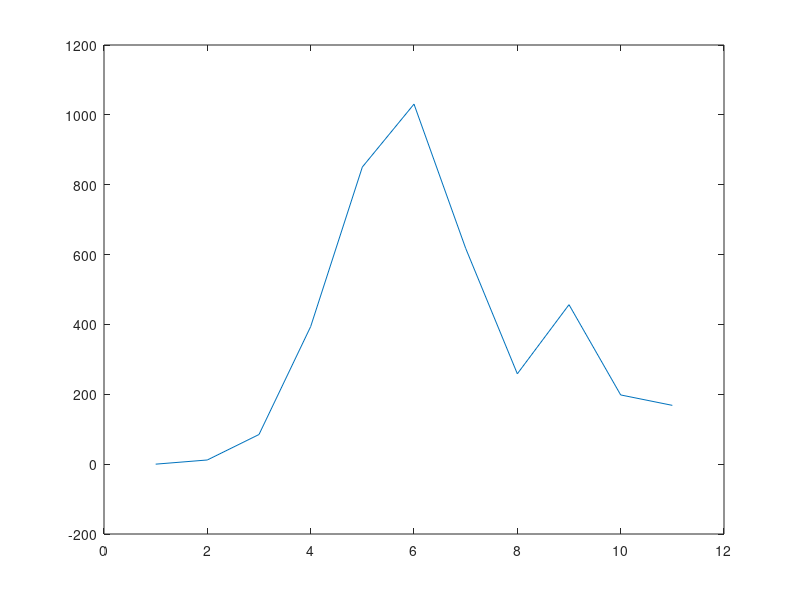

Write MATLAB code to recreate this figure.
%% Finite Differencing
% Dynamics
A = [.1];
B = [.5];
Q = [0.1];
R = [0.01];
dt = 0.001;

% Optimal Control Gain
[K_LQR,S,E] = dlqr(A,B,Q,R);

%%%%%%%%%%%%%%%%%%%%%%%%%%%%%%%%%%%%%%%%%%%%%%%%%%%%%%%
Horizon = 300; %N
rollouts = 300; %M

u = zeros(1,Horizon-1);
x = zeros(1,Horizon);
r = zeros(1,Horizon);

delta_theta = zeros(rollouts,1);
delta_J = zeros(rollouts,1);

sigma = 0.05;
alpha = 0.1;
iter = 0;


theta = randn; 
x(1,1) = 0.5; 


u0 = theta*x(1,1);
J = -x(1,1)'*Q*x(1,1) - u0'*R*u0;       %Cost function



while iter < 10 % Change to while loop and add stopping condition
    
    iter = iter + 1; 
    expected_reward = 0; 
    
    for m = 1:rollouts
        
        delta_theta(m,1) = (2*rand - 1)*sigma;
        theta = theta + delta_theta(m,1);  
        
        for k = 1:Horizon
            u(1,k) = theta*x(1,k);
            x(1,k+1) = x(1,k) + A*x(1,k)*dt + B*u(1,k)*dt + (2*rand - 1)*sigma; %Trajectory
            r(1,k) = x(1,k)'*Q*x(1,k) + u(1,k)'*R*u(1,k);       %Cost function
        end
       
        new_J = sum(r(1,:));
        delta_J(m,1) = new_J - J(iter);
        
        expected_reward = expected_reward + sum(r(1,:));
    end
    
    J(1,iter+1) = expected_reward/rollouts;
    
    grad_J = (inv(delta_theta' * delta_theta)) * delta_theta' * delta_J
    theta = theta - alpha*grad_J
end




plot(1:1:length(J),J)




